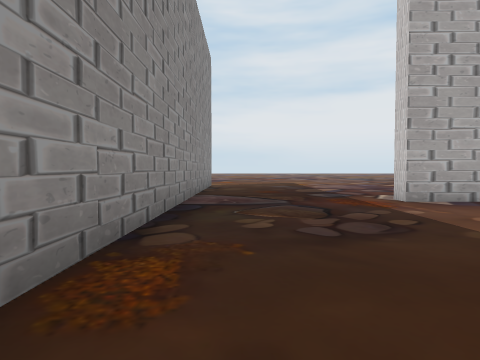
[1] (above)

24 first-person views from a walk through a Unity game level. The camera is 1.3 m above the floor, tilts 2° down and sees 75° across. The floor is counted in squares, 2 m on a side. Each view is taken from the middle of a square. On the plan, view 1 faces up. The plan holds only what a view shows up to about 10 squares ahead; the rest is blank. The place goes on beyond the plan. The player character is not drawn. Some animated figures are left out.

[2]
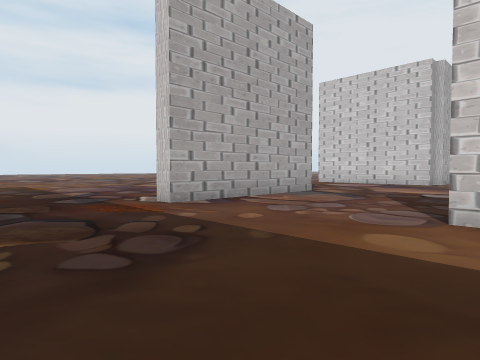

[3]
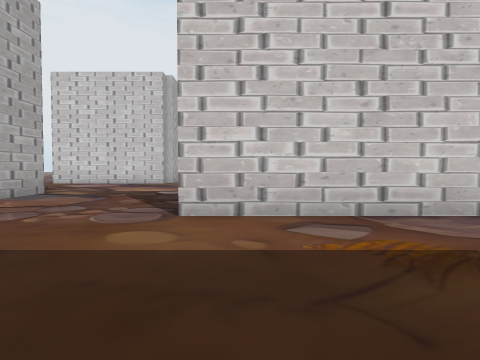

[4]
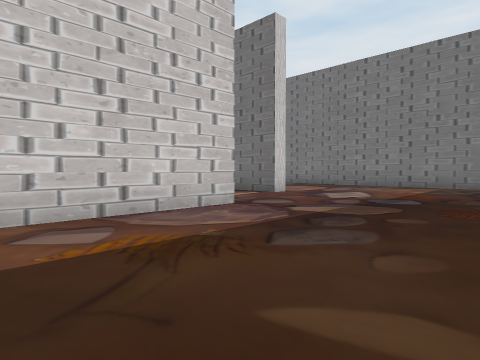

[5]
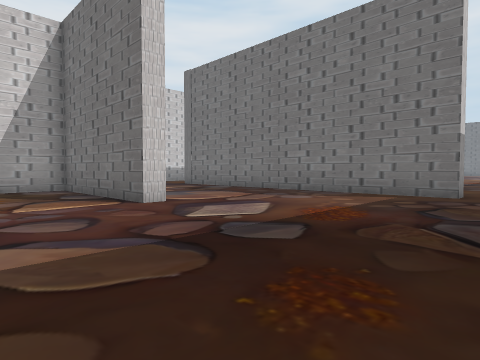

[6]
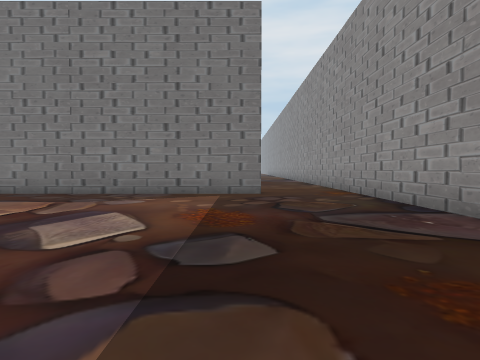

[7]
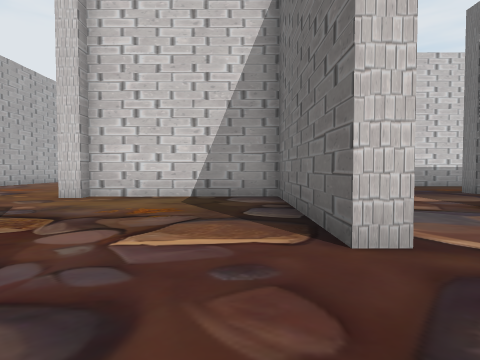

[8]
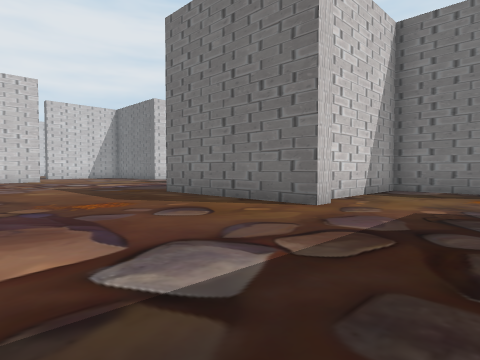

[9]
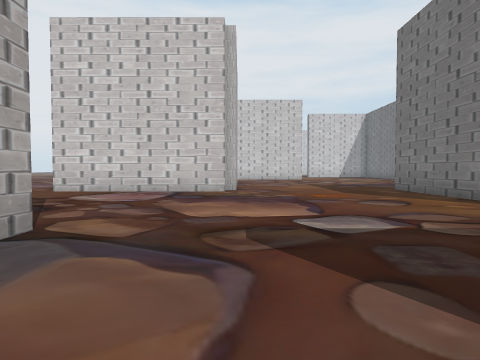

[10]
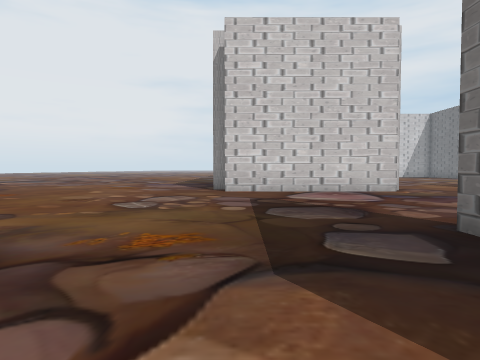

[11]
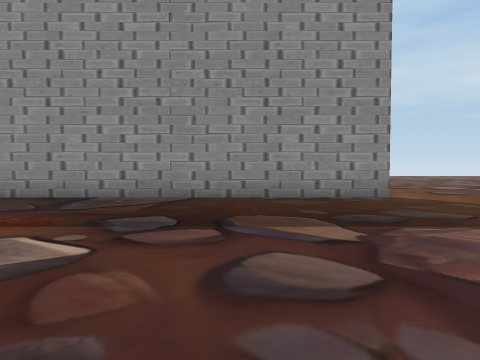

[12]
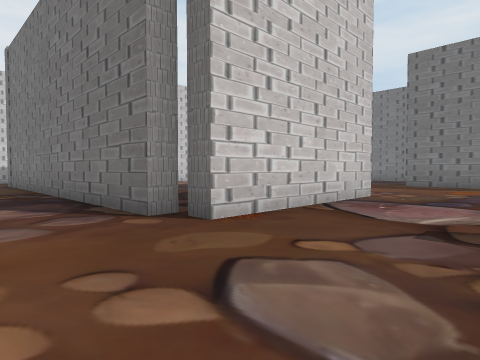

[13]
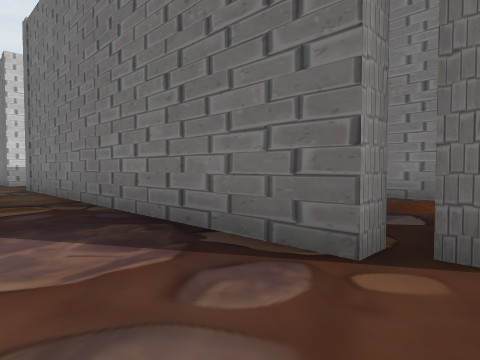

[14]
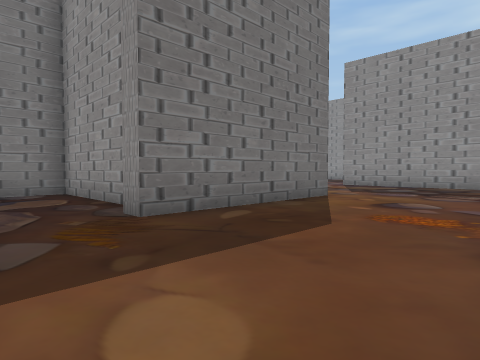

[15]
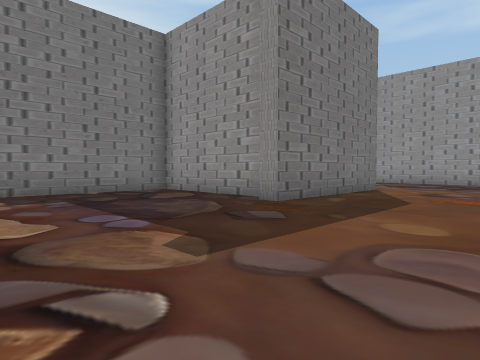

[16]
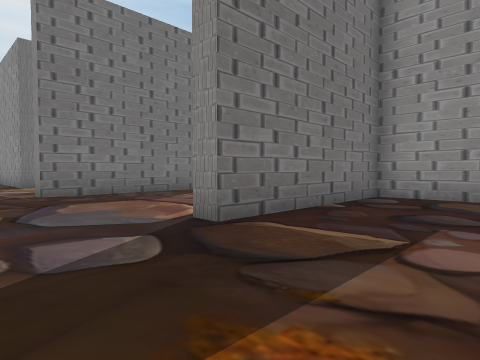

[17]
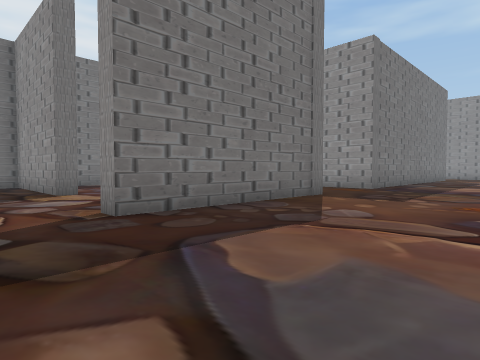

[18]
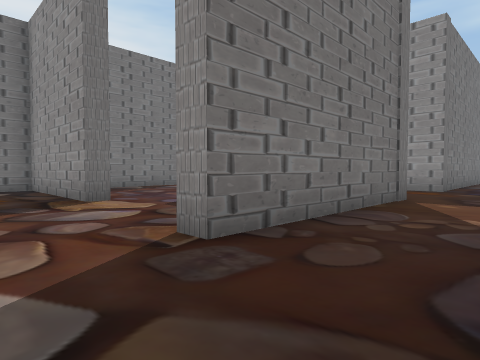

[19]
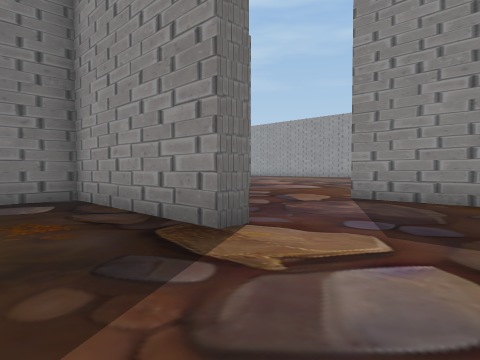

[20]
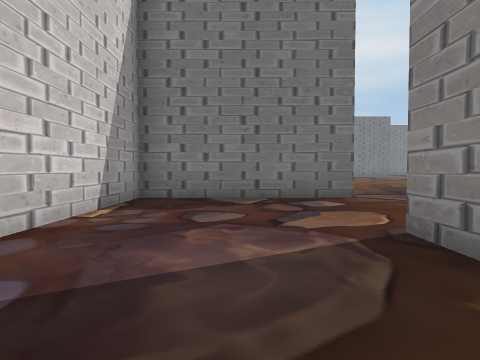

[21]
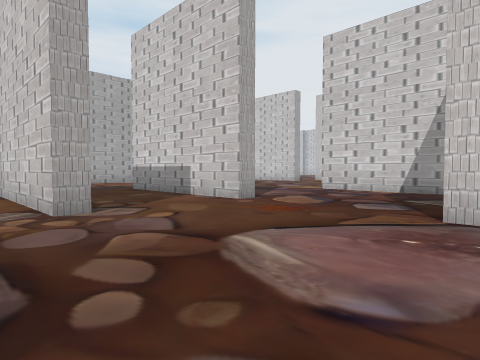

[22]
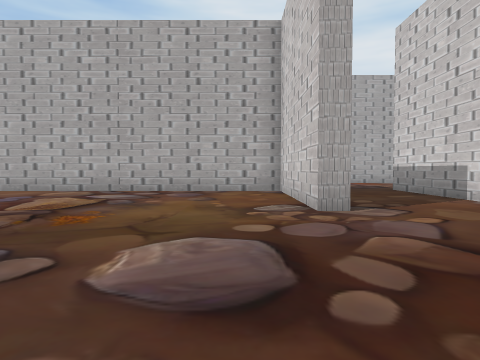

[23]
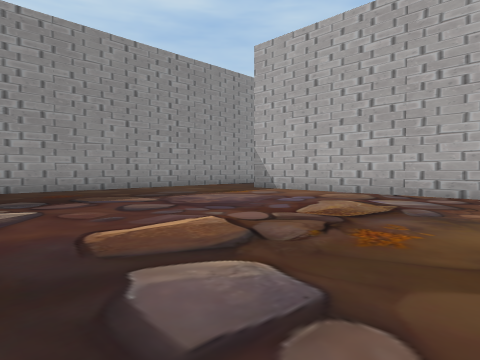

[24]
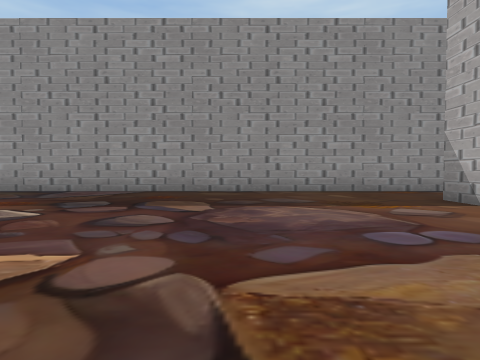

### Floor plan
Points are (right, up) in squares from view 1. A wall is a line through its corners. A room is listed if a view was taken in it or the views show most of it. See-through windows are left out.
Room 1 (views 1, 2, 3, 4, 5, 6, 7, 8, 9, 10, 11, 12, 13, 14, 15, 16, 17, 18)
walls: (14.5, -1.9) (14.5, -5.9) (19.5, -5.9) (19.5, -6.5); (14.4, 4) (14.4, 4.5); (14.1, 4.4) (14.1, 9.4) (14.8, 9.4) (14.8, 9.8) (22.5, 9.8); (4.8, 1.5) (4.8, 1); (15.6, 4.6) (16.8, 4.6); (8.4, 6.2) (3.3, 6.2) (3.3, 6.8); (7.9, 6.7) (8.4, 6.7); (4.3, -3.2) (4.3, 1.9); (5.5, -6.5) (5.5, -5.9) (10.4, -5.9) (10.4, -1.4) (10, -1.4) (10, -0.9) (15, -0.9) (15, -1.5); (10, -11.2) (11.7, -11.2) (11.7, -12.1); (-1.1, -7) (-1.1, -11.5); (1.4, -11.7) (1.4, -11.2) (8.4, -11.2); (14.8, -16.2) (14.8, -11.2) (20.2, -11.2); (-1.1, 12.5) (-1.1, 1.4)
ways out: opening at (0.5, -11) to room 2; opening at (13.5, -16) to room 2; opening at (21.5, -11) to room 2
Room 2 (views 19, 20, 21, 22, 23, 24)
walls: (11.8, -16.2) (11.2, -16.2) (11.2, -11.7) (1.4, -11.7); (14.4, -20.5) (14.4, -20.1) (19.3, -20.1) (19.3, -15.9); (15.3, -13.9) (15.3, -16.2) (14.8, -16.2); (19.2, -15.6) (19.8, -15.6) (19.8, -20.1) (21.1, -20.1); (20.2, -11.2) (20.2, -11.8); (-1.1, -11.5) (-1.1, -23.1)
ways out: opening at (0.5, -11) to room 1; opening at (13.5, -16) to room 1; opening at (21.5, -11) to room 1

Positions as (right, up) in squares from view 1, and headings:
1: (0, 0), facing up
2: (0, 1), facing up-right
3: (0, 1), facing right
4: (0, 1), facing down-right
5: (0, -3), facing down-right
6: (2, -3), facing down
7: (3, -5), facing right
8: (7, 4), facing down-right
9: (5, 4), facing right
10: (5, 9), facing right
11: (6, 9), facing left
12: (11, 12), facing down-right
13: (14, 12), facing down-right
14: (17, 3), facing down-left
15: (20, 3), facing down-left
16: (22, -3), facing down-left
17: (22, -7), facing down-left
18: (22, -9), facing down-left
19: (22, -13), facing down-left
20: (17, -13), facing down
21: (10, -21), facing up-right
22: (10, -21), facing up
23: (9, -20), facing up-left
24: (8, -16), facing left
